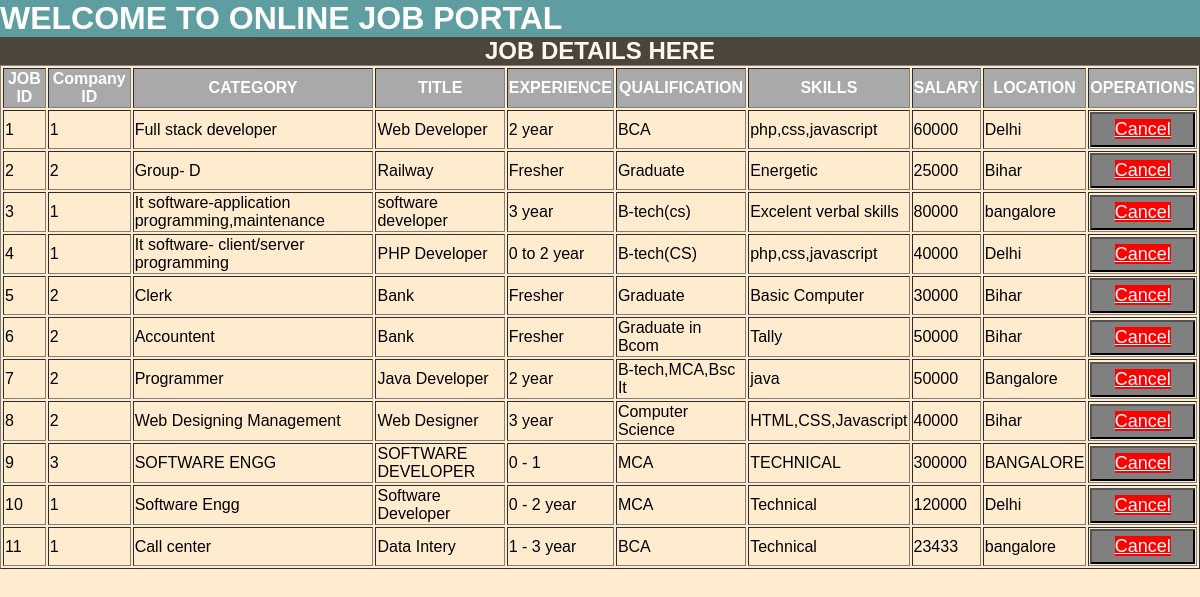
Page /Admin/job.php on the committed database.
### tables this page shows
CREATE TABLE `jobdetails` (
  `id` int(11) NOT NULL,
  `category` varchar(500) NOT NULL,
  `title` varchar(500) NOT NULL,
  `experience` varchar(500) NOT NULL,
  `qualification` varchar(500) NOT NULL,
  `skills` varchar(500) NOT NULL,
  `salary` int(250) NOT NULL,
  `location` varchar(1000) NOT NULL,
  `c_id` int(21) NOT NULL
);

### Admin/job.php (the view, shortened to what this page needs)
<?php
include 'dblink.php';
$query = "select * from jobdetails ";
$data = mysqli_query($con, $query);
$total = mysqli_num_rows($data);
?>
<!DOCTYPE html>
<html>
<head>
</head>
<body>
	<h1> <marquee>	WELCOME TO ONLINE JOB PORTAL</marquee></h1>
	<h2>JOB DETAILS HERE</h2>
	<table border="1">
		<tr>
			<th>JOB ID</th>
			<th>Company ID</th>
			<th>CATEGORY</th>
			<th>TITLE</th>
			<th>EXPERIENCE</th>
			<th>QUALIFICATION</th>
			<th>SKILLS</th>
			<th>SALARY</th>
			<th>LOCATION</th>
			<th colspan="2">OPERATIONS</th>
		</tr>
</body>
</html>
<?php
if($total !=0)
{
	while($result = mysqli_fetch_assoc($data))
	{
		echo "<tr>
			    <td>".$result['id']."</td>
			    <td>".$result['c_id']."</td>
				<td>".$result['category']."</td>
				<td>".$result['title']."</td>
				<td>".$result['experience']."</td>
				<td>".$result['qualification']."</td>
				<td>".$result['skills']."</td>
				<td>".$result['salary']."</td>
				<td>".$result['location']."</td>
				<td><button><a href='cdelete.php?ji=$result[id]' onclick ='return checkdelete()' >Cancel</a></button></td>
		</tr>";
	}
}
else
{
	echo "No Record Found";
}
?>

### Admin/job.php (style rules this page uses)
body { margin: 0; padding: 0; background-color: #ffebcd; background-size: cover; font-family: sans-serif; }
h1 { margin: 0; color: white; background-color:cadetblue; }
h2 { margin: 0; color: white; background-color: black; text-align: center; opacity: .7; }
tr { color: black; }
th { color: white; background-color: darkgray; }
tr td a { font-size: 18px; background-color: red; color: white; }
button { background-color: gray; height: 35px; width: 100%; }

### rows in the picture
jobdetails: id "1", c "1", category "Full stack developer", title "Web Developer", experience "2 year", qualification "BCA", skills "php,css,javascript", salary "60000", location "Delhi"
jobdetails: id "2", c "2", category "Group- D", title "Railway", experience "Fresher", qualification "Graduate", skills "Energetic", salary "25000", location "Bihar"
jobdetails: id "3", c "1", category "It software-application programming,maintenance", title "software developer", experience "3 year", qualification "B-tech(cs)", skills "Excelent verbal skills", salary "80000", location "bangalore"
jobdetails: id "4", c "1", category "It software- client/server programming", title "PHP Developer", experience "0 to 2 year", qualification "B-tech(CS)", skills "php,css,javascript", salary "40000", location "Delhi"
jobdetails: id "5", c "2", category "Clerk", title "Bank", experience "Fresher", qualification "Graduate", skills "Basic Computer", salary "30000", location "Bihar"
jobdetails: id "6", c "2", category "Accountent", title "Bank", experience "Fresher", qualification "Graduate in Bcom", skills "Tally", salary "50000", location "Bihar"
jobdetails: id "7", c "2", category "Programmer", title "Java Developer", experience "2 year", qualification "B-tech,MCA,Bsc It", skills "java", salary "50000", location "Bangalore"
jobdetails: id "8", c "2", category "Web Designing Management", title "Web Designer", experience "3 year", qualification "Computer Science", skills "HTML,CSS,Javascript", salary "40000", location "Bihar"
jobdetails: id "9", c "3", category "SOFTWARE ENGG", title "SOFTWARE DEVELOPER", experience "0 - 1", qualification "MCA", skills "TECHNICAL", salary "300000", location "BANGALORE"
jobdetails: id "10", c "1", category "Software Engg", title "Software Developer", experience "0 - 2 year", qualification "MCA", skills "Technical", salary "120000", location "Delhi"
jobdetails: id "11", c "1", category "Call center", title "Data Intery", experience "1 - 3 year", qualification "BCA", skills "Technical", salary "23433", location "bangalore"
